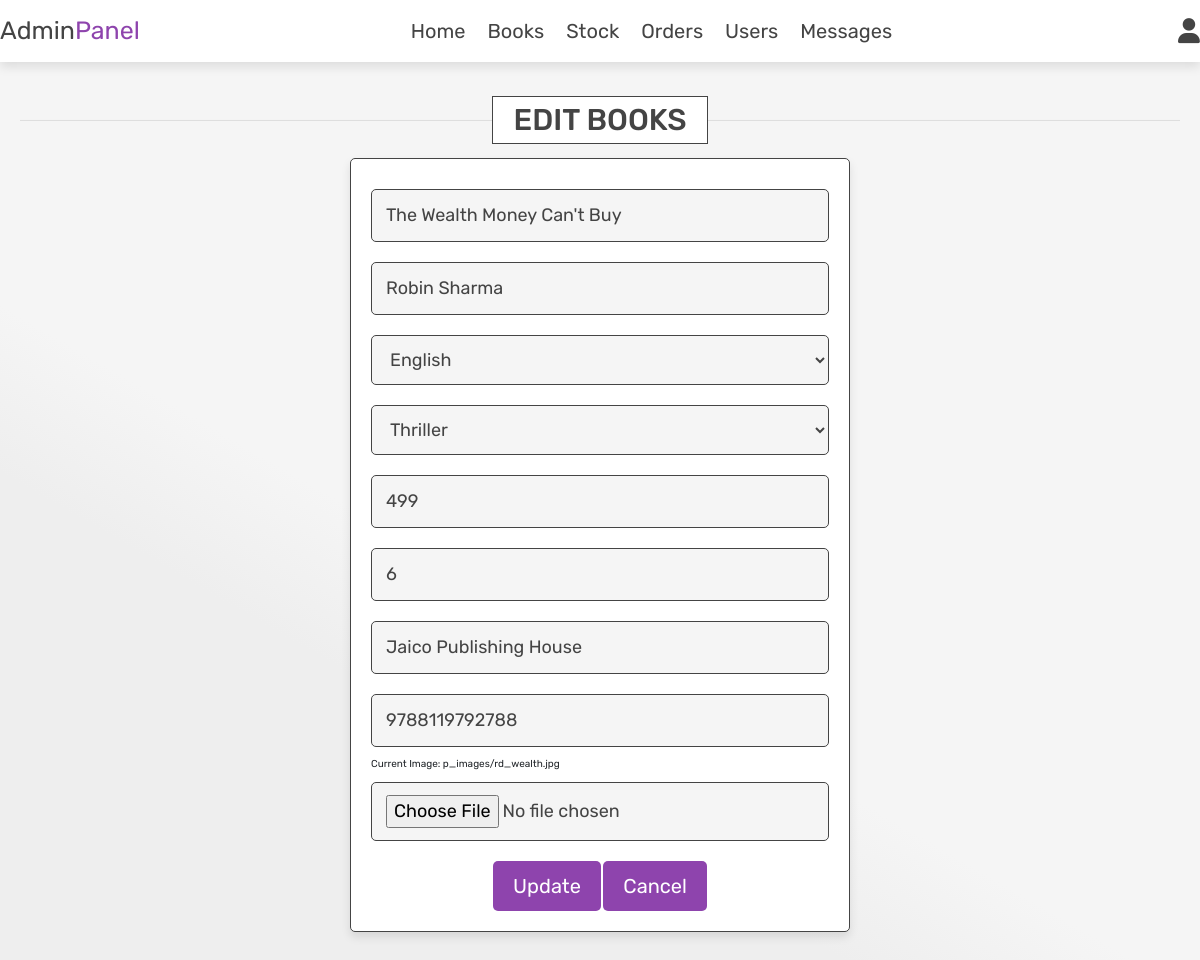
Screenshot of /editpro/5/ with the database file from the repository.
### myapp/models.py (models this page shows, shortened)
class addproduct(models.Model):
    user=models.ForeignKey(User,on_delete=models.CASCADE)
    pnm=models.CharField(max_length=15)
    athr=models.CharField(max_length=15, default=None)
    CATEGORY_CHOICES = [
        ('Thriller', 'Thriller'),
        ('Mystery', 'Mystery'),
        ('Horror', 'Horror'),
        ('Comics', 'Comics'),
        ('Adventure', 'Adventure'),
        ('Romance', 'Romance'),
        ('Historical fiction', 'Historical fiction'),
        ('Literary fiction', 'Literary fiction'),
        ('Science Fiction', 'Science Fiction'),
        ('Autobiography', 'Autobiography'),
        ('Memoir', 'Memoir'),
        ('History', 'History'),
        ('Travel', 'Travel'),
        ('Science', 'Science'),
        ('Philosophy', 'Philosophy'),
        ('Essays', 'Essays'),
        ('Business', 'Business'),
        ('Children\'s Book', 'Children\'s Book'),
        ('Classic Literature', 'Classic Literature'),
        ('Short Stories', 'Short Stories'),
        ('Drama', 'Drama'),
        ('Poetry', 'Poetry'),
        ('Self-help and Motivational', 'Self-help and Motivational')
    ]
    LANGUAGE_CHOICES = [
        ('English', 'English'),
        ('Malayalam', 'Malayalam'),
    ]
    cat = models.CharField(max_length=40, choices=CATEGORY_CHOICES)
    lang = models.CharField(max_length=15, choices=LANGUAGE_CHOICES)
    publ = models.CharField(max_length=25)
    isbn = models.IntegerField()
    pr = models.IntegerField()
    qty = models.IntegerField()
    img = models.ImageField(upload_to='p_images')

### myapp/views.py (the view, shortened to what this page needs)
# urls.py: path('editpro/<int:id>/',views.editpro,name='editpro'),
def editpro(r, id):
    products = addproduct.objects.filter(id=id).first()
    return render(r, 'editproduct.html', {'products': products})

### template/editproduct.html (shortened to what this page needs)
<!DOCTYPE html>
<html lang="en">
<head>
    {% load static %}
</head>
<link href="https://cdn.jsdelivr.net/npm/bootstrap-icons@1.5.0/font/bootstrap-icons.css" rel="stylesheet" />
<link rel="stylesheet" href="https://cdn.jsdelivr.net/npm/bootstrap@4.6.2/dist/css/bootstrap.min.css">
<link href="https://maxcdn.bootstrapcdn.com/font-awesome/4.7.0/css/font-awesome.min.css" rel="stylesheet">
<link rel="stylesheet" href="https://cdnjs.cloudflare.com/ajax/libs/font-awesome/6.0.0/css/all.min.css">
<link rel="stylesheet" href="{% static 'css/admin_style.css' %}">
<body>
    {% include 'admin_header.html' %}
    <section class="add-products">
        <h3 class="heading"><span>EDIT BOOKS</span></h3>
        <form action="{% url 'editpro' products.id %}" method="post" enctype="multipart/form-data">
            <input type="text" name="name" value="{{ products.pnm }}" class="box" placeholder="Enter book name" required>
            <input type="text" name="author" value="{{ products.athr }}" class="box" placeholder="Enter author name" required>
            <select class="box" name="lang" required>
                {% for id, obj in products.LANGUAGE_CHOICES %}
                <option value="{{ id }}">{{ obj }}</option>
               {% endfor %}
            </select>
            <select class="box" name="cat" required>
                {% for id, obj in products.CATEGORY_CHOICES %}
                <option value="{{ id }}">{{ obj }}</option>
                {% endfor %}
            </select>
            <input type="number" name="price" value="{{ products.pr }}" min="0" class="box" required placeholder="Enter product price">
            <input type="number" name="quantity" value="{{ products.qty }}" min="0" class="box" required placeholder="Enter the quantity">
            <input type="text" name="publisher" value="{{ products.publ }}" class="box" required placeholder="Enter the publisher name">
            <input type="number" name="isbn" value="{{ products.isbn }}" class="box" required placeholder="Enter the ISBN">
            <p style="text-align: left;">Current Image: {{products.img}}</p>
            <input type="file" name="image" value="{{img}}" class="form-control-file" accept="image/jpg, image/jpeg, image/png">
            <input type="submit" value="Update" name="update_product" class="btn">
            <a href="{% url 'prodisplay' %}" class="btn">Cancel</a>
        </form>
    </section>
</body>
</html>

### static/css/admin_style.css (style rules this page uses)
:root { --purple:#8e44ad; --red:#c0392b; --orange:#f39c12; --black:#444; --white:#fff; --light-color:#666; --light-white:#ccc; --light-bg:#f5f5f5; --border:.1rem solid var(--black); --border-hover:.1rem solid var(--black); --box-shadow:0 .5rem 1rem rgba(0,0,0,.1); }
* { font-family:'Rubik', sans-serif; margin:0; padding:0; box-sizing: border-box; outline: none; border: none; text-decoration: none; transition: all .2s linear; }
html { font-size: 62.5%; overflow-x: hidden; }
body { background-color: var(--light-bg); margin: 0; padding: 0; background: linear-gradient(30deg, #eee 30%, #f5f5f5 40.1%); }
.heading { text-align: center; margin-bottom: 2rem; position:relative; }
.heading::before { content: ''; position:absolute; top: 50%; left:0%; transform:translateY(-50%); width: 100%; height: .01rem; background: rgba(0,0,0,.1); z-index: -1; }
.heading span { font-size: 3rem; padding: .5rem 2rem; color:var(--black); background: #fff; border:var(--border); }
section { padding:4rem 2rem; align-items: center; }
.btn { display: inline-block; margin-top: 1rem; padding: 1rem 3rem; cursor: pointer; color: var(--white); font-size: 1.8rem; border-radius: .5rem; text-transform: capitalize; }
.add-products form { background-color: var(--white); border-radius: .5rem; padding:2rem; text-align: center; box-shadow: var(--box-shadow); border:var(--border); max-width: 50rem; margin:0 auto; }
.form-control, .form-control-file { align-items: center; width: 100%; max-height: 100%; background-color: var(--light-bg); border-radius: .5rem; margin:1rem 0; padding:1.2rem 1.4rem; color:var(--black); font-size: 1.8rem; border:var(--border); }
.btn, .option-btn, .delete-btn, .white-btn { text-decoration: none; display: inline-block; margin-top: 1rem; padding:1rem -3rem; cursor: pointer; color: var(--white); font-size: 1.8rem; border-radius: .5rem; text-transform: capitalize; }
.white-btn, .btn { text-decoration: none; color: var(--white); background-color: var(--purple); }
.add-products form .box { width: 100%; background-color: var(--light-bg); border-radius: .5rem; margin:1rem 0; padding:1.2rem 1.4rem; color:var(--black); font-size: 1.8rem; border:var(--border); }
.btn { background-color: var(--purple); border: none; border-radius: 5px; padding: 10px 20px; font-size: 20px; }

### template/editproduct.html (style rules this page uses)
body { background-color: var(--light-bg), var(--purple); margin: 0; padding: 0; background: linear-gradient(30deg, #eee 60%, var(--light-bg) 10.1%); }

### rows the page displays
addproduct: name "The Wealth Money Can't Buy", author "Robin Sharma", lang "English", cat "Thriller", price "499", quantity "6", publisher "Jaico Publishing House", isbn "9788119792788", img "p_images/rd_wealth.jpg"
